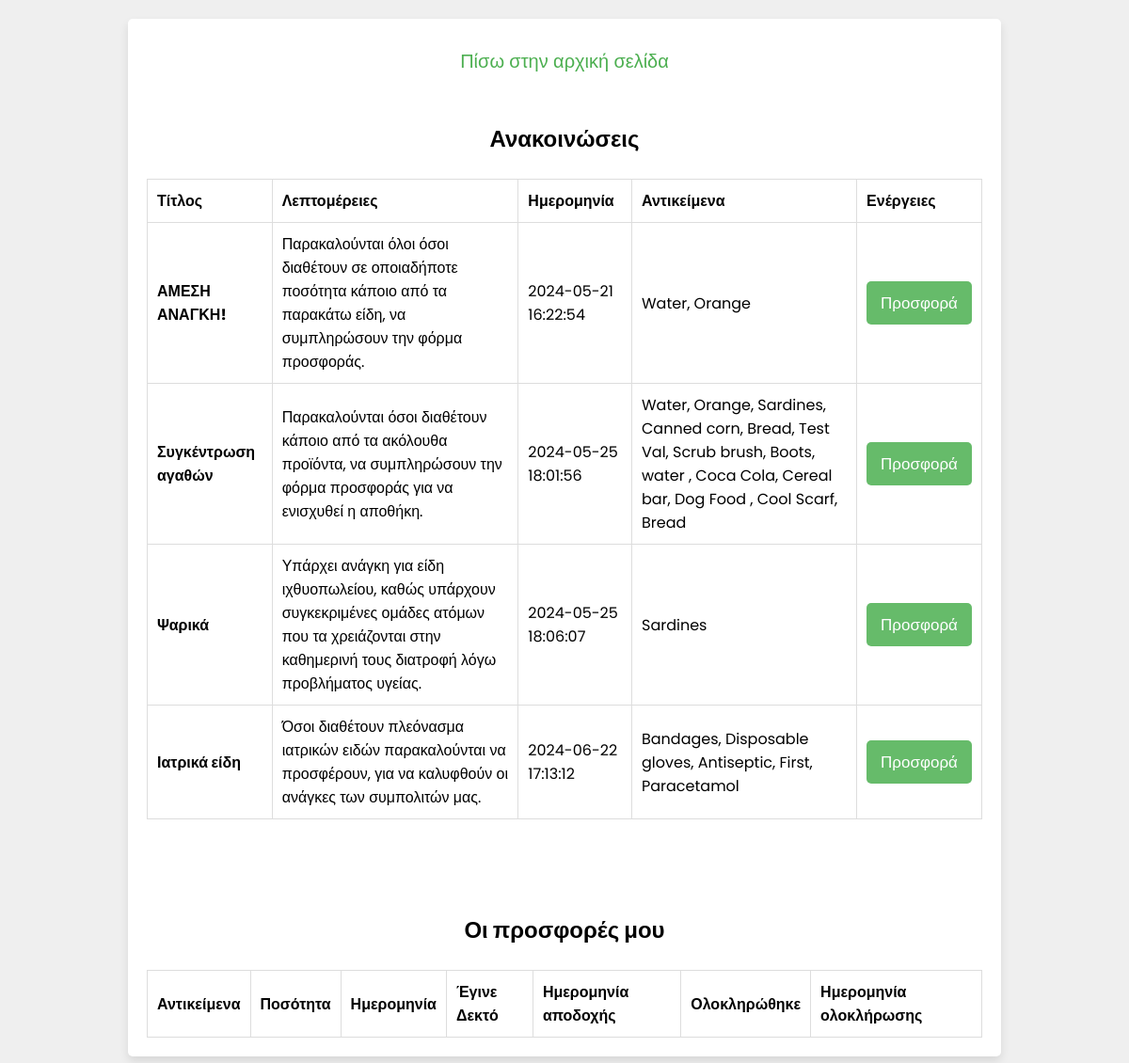
The page /civilian_announcements.php (signed in) on the database its author committed.
### tables this page shows
CREATE TABLE `announcements` (
  `id` int(255) NOT NULL,
  `title` varchar(255) NOT NULL,
  `details` text NOT NULL,
  `date` datetime NOT NULL,
  `item_ids` varchar(255) NOT NULL
);

### civilian_announcements.php (the view, shortened to what this page needs)
<?php
@include 'config.php';
?>
<!DOCTYPE html>
<html lang="el">
<head>
    <link rel="stylesheet" href="css/style.css">
</head>
<body>
    <div class="form-container">
    <form id="initialize_form" action="" method="post">
    <p><a href="civilian_page.php">Πίσω στην αρχική σελίδα</a></p>
    <br><br>
        <h2>Ανακοινώσεις</h2><br>
        <table class="table" id="announcementsTable">
            <thead>
                <tr>
                    <th scope="col">Τίτλος</th>
                    <th scope="col">Λεπτομέρειες</th>
                    <th scope="col">Ημερομηνία</th>
                    <th scope="col">Αντικείμενα</th>
                    <th scope="col">Ενέργειες</th>
                </tr>
            </thead>
            <tbody>
                <?php
                $stmt = $conn->prepare("SELECT id, title, details, date, item_ids FROM announcements");
                $stmt->execute();
                $result = $stmt->get_result();
                if ($result->num_rows > 0) {
                    while ($row = $result->fetch_assoc()) {
                        $announcement_id = $row['id'];
                        $item_ids = explode(',', $row['item_ids']);
                        $item_names = [];
                        foreach ($item_ids as $item_id) {
                            $item_stmt = $conn->prepare("SELECT name FROM items WHERE id = ?");
                            $item_stmt->bind_param("i", $item_id);
                            $item_stmt->execute();
                            $item_result = $item_stmt->get_result();
                            if ($item_row = $item_result->fetch_assoc()) {
                                $item_names[] = $item_row['name'];
                            }
                        }
                        $item_names_str = implode(', ', $item_names);
                        echo '<tr>
                            <th scope="row">' . htmlspecialchars($row['title']) . '</th>
                            <td>' . htmlspecialchars($row['details']) . '</td>
                            <td>' . htmlspecialchars($row['date']) . '</td>
                            <td>' . htmlspecialchars($item_names_str) . '</td>
                            <td>
                                <button class="update-btn form-btn"><a href="add_offer_or_request.php?is_a=offer&announcement_id=' . $announcement_id . '">Προσφορά</a></button>
                            </td>
                        </tr>';
                    }
                } else {
                    echo "<tr><td colspan='5'>Δεν βρέθηκαν ανακοινώσεις</td></tr>";
                }
                ?>
            </tbody>
        </table>
        <br><br>
        <form id="initialize_form" action="" method="post">
            <br><br>
            <h2>Οι προσφορές μου</h2><br>
            <table class="table" id="offersTable">
                <thead>
                    <tr>
                        <th scope="col">Αντικείμενα</th>
                        <th scope="col">Ποσότητα</th>
                        <th scope="col">Ημερομηνία</th>
                        <th scope="col">Έγινε Δεκτό</th>
                        <th scope="col">Ημερομηνία αποδοχής</th>
                        <th scope="col">Ολοκληρώθηκε</th>
                        <th scope="col">Ημερομηνία ολοκλήρωσης</th>
                    </tr>
                </thead>
            </table>
        </form>
    </div>
</body>
</html>

### css/style.css (style rules this page uses)
html { scroll-behavior: smooth; font-size: 16px; }
* { font-family: 'Poppins', sans-serif; margin: 0; padding: 0; box-sizing: border-box; outline: none; border: none; text-decoration: none; }
.form-container { min-height: 100vh; display: flex; align-items: center; justify-content: center; padding: 1.25rem; padding-bottom: 3.75rem; background: #efefef; }
.form-container form { padding: 1.25rem; border-radius: 0.3125rem; box-shadow: 0 0.3125rem 0.625rem rgba(0, 0, 0, .1); background: #FFF; text-align: center; max-width: 80%; width: 100%; }
.form-container form .form-btn { background: #66BB6A; color: #FFF; text-transform: capitalize; font-size: 1.25rem; cursor: pointer; }
.form-container form p { margin-top: 0.625rem; font-size: 1.25rem; color: #333; }
.form-container form p a { color: #4CAF50; }
table { width: 100%; border-collapse: collapse; }
th, td { padding: 0.625rem; border: 0.0625rem solid #ddd; text-align: left; }
.form-container form button.form-btn { width: fit-content; padding: 0.625rem 0.9375rem; font-size: 1.0625rem; margin: 0.5rem 0; background: #66BB6A; color: #FFF; border-radius: 0.3125rem; }
button { width: fit-content; padding: 0.5rem 0.75rem; margin: 0.5rem 0; background: #66BB6A; color: #FFF; border-radius: 0.3125rem; }
.update-btn, .delete-btn { background: #66BB6A; color: #FFF; border: none; padding: 0.5rem 0.75rem; cursor: pointer; border-radius: 0.3125rem; }
.update-btn a, .delete-btn a { color: #FFF; text-decoration: none; }

### rows shown on the page
announcements: title "ΑΜΕΣΗ ΑΝΑΓΚΗ!", details "Παρακαλούνται όλοι όσοι διαθέτουν σε οποιαδήποτε ποσότητα κάποιο από τα παρακάτω είδη, να συμπληρώσουν την φόρμα προσφοράς.", date "2024-05-21 16:22:54", item_names_str "Water, Orange"
announcements: title "Συγκέντρωση αγαθών", details "Παρακαλούνται όσοι διαθέτουν κάποιο από τα ακόλουθα προϊόντα, να συμπληρώσουν την φόρμα προσφοράς για να ενισχυθεί η αποθήκη.", date "2024-05-25 18:01:56", item_names_str "Water, Orange, Sardines, Canned corn, Bread, Test Val, Scrub brush, Boots, water , Coca Cola, Cereal bar, Dog Food , Cool Scarf, Bread"
announcements: title "Ψαρικά", details "Υπάρχει ανάγκη για είδη ιχθυοπωλείου, καθώς υπάρχουν συγκεκριμένες ομάδες ατόμων που τα χρειάζονται στην καθημερινή τους διατροφή λόγω προβλήματος υγείας.", date "2024-05-25 18:06:07", item_names_str "Sardines"
announcements: title "Ιατρικά είδη", details "Όσοι διαθέτουν πλεόνασμα ιατρικών ειδών παρακαλούνται να προσφέρουν, για να καλυφθούν οι ανάγκες των συμπολιτών μας.", date "2024-06-22 17:13:12", item_names_str "Bandages, Disposable gloves, Antiseptic, First, Paracetamol"
